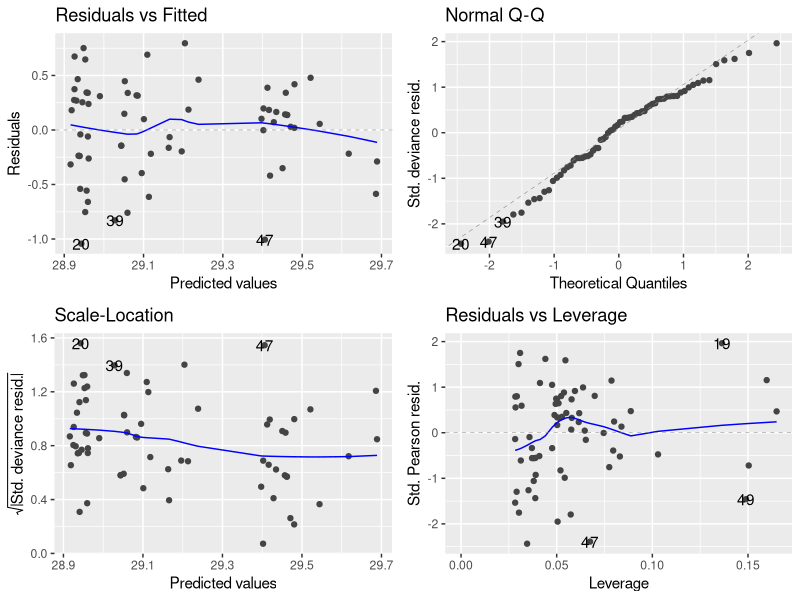
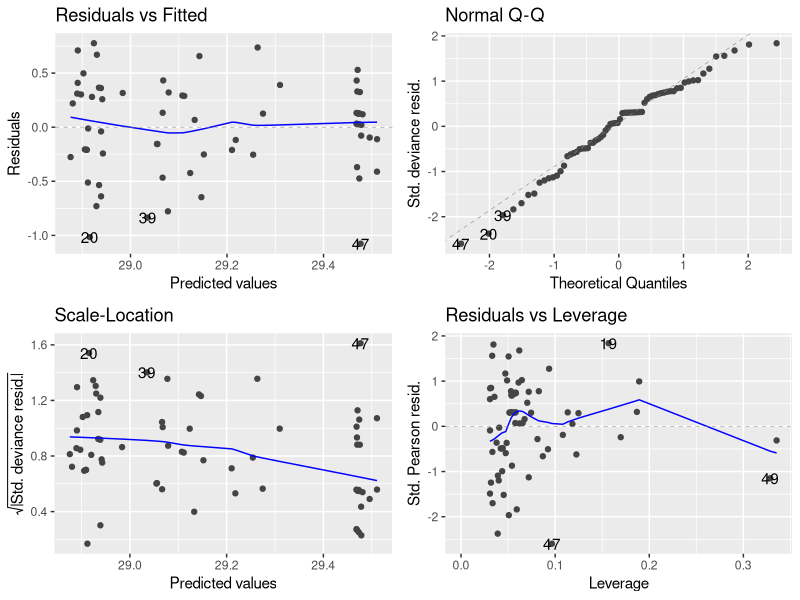
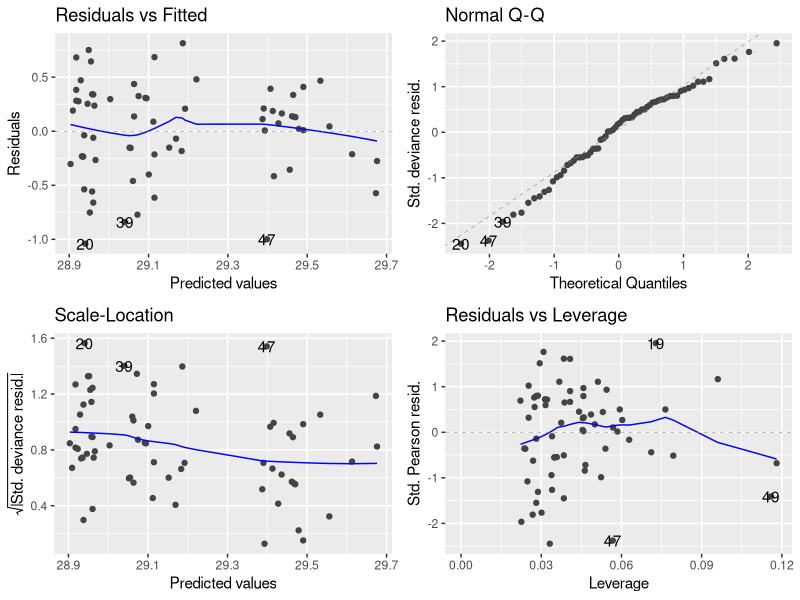
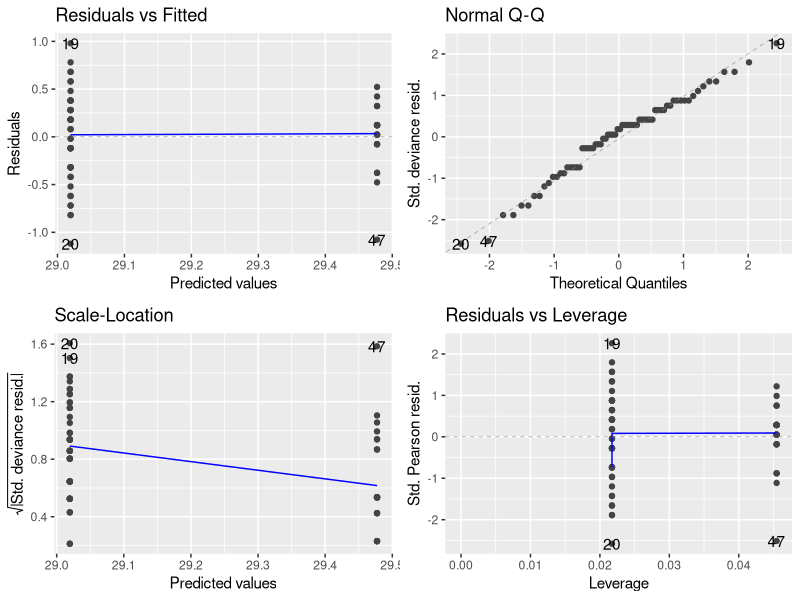
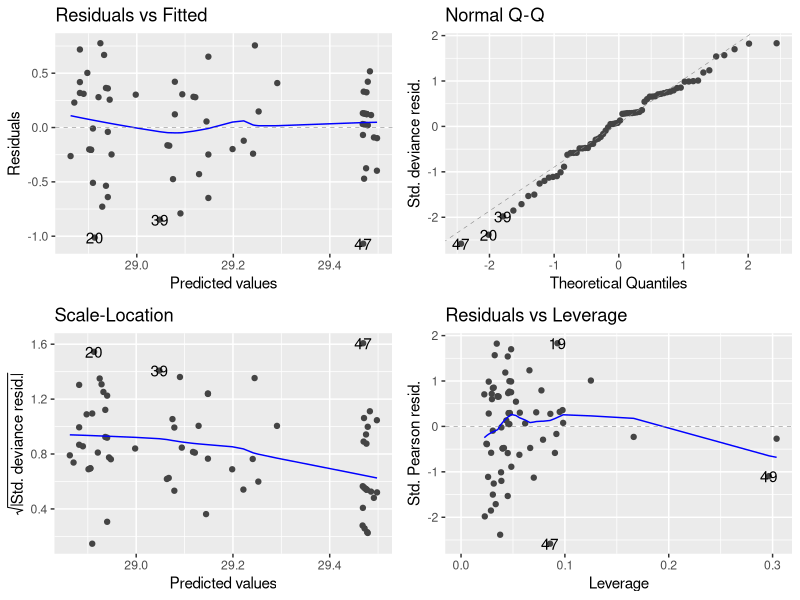

Write R code to recreate these figures, in order. (Note: this script raises an error after producing the figures.)
library(tidyverse)
library(lmtest)
library(ggfortify)
library(insight)
library(knitr)
data <- read.csv("Final_Project/data/CTM_data_analysis.csv")
data <- data[-c(69:72),]

###### Creation of models & asumption checking #######

mod1 <- glm(Temp_LOE ~ Species + Fork_Length_mm + Weight_g, data = data)
mod2 <- glm(Temp_LOE ~ Species * Fork_Length_mm + Weight_g, data = data)
mod3 <- glm(Temp_LOE ~ Species + Fork_Length_mm, data = data)
mod4 <- glm(Temp_LOE ~ Species, data = data)
mod5 <- glm(Temp_LOE ~ Species * Fork_Length_mm, data = data)   

summary(mod1)
summary(mod2)
summary(mod3)
summary(mod4)   #All good
summary(mod5)

NLL_mod1 <- logLik(mod1)
NLL_mod2 <- logLik(mod2)
NLL_mod3 <- logLik(mod3)
NLL_mod4 <- logLik(mod4)
NLL_mod5 <- logLik(mod5)

lrtest(mod1, mod2, mod3, mod4, mod5)

autoplot(mod1)
autoplot(mod2)
autoplot(mod3)
autoplot(mod4)
autoplot(mod5)    # All plots look good and normal and stuff

mod1_AIC = 2*(-NLL_mod1 - 5)
mod2_AIC = 2*(-NLL_mod2 - 5)
mod3_AIC = 2*(-NLL_mod3 - 4)
mod4_AIC = 2*(-NLL_mod4 - 3)
mod5_AIC = 2*(-NLL_mod4 - 4)

AIC_tbl <- data.frame(
                      NLL = c(NLL_mod1,NLL_mod2,NLL_mod3, NLL_mod4, NLL_mod5),
                      AIC = c(mod1_AIC, mod3_AIC, mod3_AIC, mod4_AIC, mod5_AIC))
AIC_tbl$delta <- AIC_tbl[,2] - mod1_AIC 

print(AIC_tbl)
write.csv(AIC_tbl, file = 'Final_Project/figures/AIC_Table.csv')  # a lot here is redundant
export_table(AIC_tbl)     #for printing
kable(AIC_tbl, format = 'latex')


data$level[47:68] <- as.factor(c(1))    #Also redundant?  idk, if it aint broke...
data$level[1:50] <- as.factor(c(3))

###### Generating Predictions and Plotting ######

newdata <- data.frame(Species = rep(c("Masu", "Ito"), length.out = 100),
                          Fork_Length_mm = seq(min(ito_data$Fork_Length_mm),
                                               max(ito_data$Fork_Length_mm),
                                               length.out = 100),
                          Weight_g = seq(min(ito_data$Weight_g),
                                         max(ito_data$Weight_g),
                                         length.out = 100))
# I looked up methods of predicting data and this seemed to be a reasonable one
newdata_mod2 <- newdata
newdata$Temp_LOE <- predict(mod1, newdata, type = 'response')
newdata_mod2$Temp_LOE <- predict(mod2, newdata, type = 'response')

ggplot(data, aes(x = Fork_Length_mm, y = Temp_LOE, color = Species)) + # Model 1
  geom_point(size = 3.5) + 
  geom_line(data = newdata, aes(x = Fork_Length_mm, y = Temp_LOE)) + 
  scale_color_brewer(palette = 'Dark2') +
  theme_classic() +
  xlab(label = "Fork Length") + 
  ylab(label = 'Temperature(C)') +
  theme(axis.title = element_text(size = 16),
        axis.text = element_text(size = 14))

ggplot(data, aes(x = Fork_Length_mm, y = Temp_LOE, color = Species)) + # Model 2
  geom_point(size = 3.5) + 
  geom_line(data = newdata_mod2, aes(x = Fork_Length_mm, y = Temp_LOE)) + 
  scale_color_brewer(palette = 'Dark2') +
  theme_classic() +
  xlab(label = "Fork Length") + 
  ylab(label = 'Temperature(C)') +
  theme(axis.title = element_text(size = 16),
        axis.text = element_text(size = 14))

###### Plotting the species models vs. the data ######

ito_data <- data[data$Species == 'Ito',] #Tried making models for each ind. spp
ito_data <- ito_data[-c(1),]
ito_mod1 <- glm(Temp_LOE ~ Weight_g + Fork_Length_mm, data = ito_data)
masu_data <- data[data$Species == 'Masu',]
masu_mod1 <- glm(Temp_LOE ~ Weight_g + Fork_Length_mm, data = data)

autoplot(ito_mod1)
autoplot(masu_mod1)

ito_NLL <- logLik(ito_mod1)
masu_NLL <- logLik(masu_mod1)

ito_AIC <- 2*(-ito_NLL - 4)
masu_AIC <- 2*(-masu_NLL - 4)


# plotting said spp. models
ggplot(ito_data, aes(x = Fork_Length_mm, y = Temp_LOE)) + 
  geom_point() +
  geom_smooth(method = 'glm', se = F) +
  ylab(label = "Temp(C)") +
  xlab(label = "Fork Length") +
  theme_classic() + 
  theme(axis.title = element_text(size = 16),
        axis.text = element_text(size = 14))
  

ggplot(masu_data, aes(x = Fork_Length_mm, y = Temp_LOE)) + 
  geom_point() + 
  geom_smooth(method = 'glm', se = F) +
  ylab(label = "Temp(C)") +
  xlab(label = "Fork Length") +
  theme_classic() + 
  theme(axis.title = element_text(size = 16),
        axis.text = element_text(size = 14))
  
# Making dataframe for prediction data

ito_newdata <- data.frame(Species = 'Ito',
                          Fork_Length_mm = seq(min(ito_data$Fork_Length_mm),
                            max(ito_data$Fork_Length_mm),
                            length.out = 100),
                          Weight_g = seq(min(ito_data$Weight_g),
                                     max(ito_data$Weight_g),
                                     length.out = 100))

masu_newdata <- data.frame(Species = 'Masu',
                           Fork_Length_mm = seq(min(masu_data$Fork_Length_mm),
                                               max(masu_data$Fork_Length_mm),
                                               length.out = 100),
                          Weight_g = seq(min(masu_data$Weight_g),
                                         max(masu_data$Weight_g),
                                         length.out = 100))

ito_newdata$Temp_LOE <- predict(ito_mod1, ito_newdata, type = 'response')
masu_newdata$Temp_LOE <- predict(masu_mod1, masu_newdata, type = 'response')

ggplot(data, aes(x = Fork_Length_mm, y = Temp_LOE, color = Species)) +
  geom_point(size = 2.5) + 
  geom_line(data = ito_newdata, aes(x = Fork_Length_mm, y = Temp_LOE)) + 
  geom_line(data = masu_newdata, aes(x = Fork_Length_mm, y = Temp_LOE)) + 
  scale_color_brewer(palette = 'Dark2')



##### Combine & compare ######
# Potentially unnecessary now, but is no longer extrapolating data, so idk.
data_edit <- data %>%
  select(-c('Trial', "Time_LOE"))

newdata$level <- 1

masu <- seq(69, 168, 2)
ito <- seq(70, 168, 2)
obs_pred <- rbind(data_edit, newdata)
obs_pred$level[1:46] <- 3
obs_pred$level[47:68] <- 1
obs_pred$level[ito] <- 2
obs_pred$level[masu] <- 4
obs_pred$level <- factor(obs_pred$level,
                         labels = c( 'Ito Obs', 'Ito Pred',
                                    'Masu Obs', 'Masu Pred'))

ggplot(obs_pred, aes(x = level, y = Temp_LOE,
                      group = level, fill = level)) + 
  geom_boxplot() +
  geom_point(position = position_jitter(width = 0.3), 
             alpha = 0.5) +
  scale_fill_brewer(palette = 'Paired') + 
  #xlab(label = 'Obs V. Pred. for Masu & Ito') + 
  ylab(label = "Temp(C)") +
  theme(
        axis.title = element_text(size = 16),
        axis.text = element_text(size = 14),
        axis.text.x  = element_blank(),
        axis.ticks.x = element_blank(),
        axis.title.x = element_blank())

###### Original CTMax code used for t test and analysis
#library(dplyr)
#library(ggplot2)


setwd("C:/Users/heref/Documents/Project stuff/LucasProject")
ctm_data <- read.csv("CTM_data_analysis.csv")
?t.test
Masu_ctm <- ctm_data$Temp_LOE[ctm_data$Species == "Masu"]
Ito_ctm <- ctm_data$Temp_LOE[ctm_data$Species == "Ito"]
t.test(Masu_ctm, Ito_ctm)

#

ctmnochar <- ctm_data[-c(ctm_data$Species == "Char"),]
ctmnochar <- subset(ctm_data, ctm_data$Species == "Masu" | 
                      ctm_data$Species == "Ito" | ctm_data$Species == "Rainbow"|
                      ctm_data$Species == "Brown")

#if (ctmnochar$Species == "Masu") {
#  ctmnochar$value <- 1}




?boxplot
boxplot(ctmnochar$Temp_LOE ~ ctmnochar$Species)
ggplot(data = ctm_data) + 
  geom_point(mapping = aes(x = Trial, y = Temp_LOE,
                           color = Species, size = 2))


mean(ctmnochar$Temp_LOE[ctmnochar$Species == 'Ito'])
sd(ctmnochar$Temp_LOE[ctmnochar$Species == 'Ito'])
mean(ctmnochar$Temp_LOE[ctmnochar$Species == 'Masu'])
sd(ctmnochar$Temp_LOE[ctmnochar$Species == 'Masu'])



# A really basic boxplot.




# to reorder the species
ctmnochar$Species <- factor(ctmnochar$Species, levels = c("Ito", "Masu", 'Rainbow', "Brown"))


ggplot(ctmnochar, aes(x=Species, y=Temp_LOE, fill = Species)) + 
  geom_boxplot() + 
  labs(#title = 'Critical Thermal Maxima',
    x = 'Species',
    y = 'Temperature(Celsius)') +
  theme_minimal() +
  theme(text = element_text(size = 20),
        #axis.text.x  = element_blank(),
        axis.ticks.x = element_blank(),
        axis.title.x = element_blank()) + 
  theme(legend.position = "none") 
#scale_fill_brewer(palette = 'Dark2')
#xlab("Species") + ylab("Temperature(Celsius)") +
#title('Critical Thermal Maxima')








###### Predicting weights and new data #######
# This is the code used for extrapolating for larger-bodied fish.
# I modified it to represent fish closer in size to what we tested, 
# but it is still defunct code.

ggplot(data, aes(x = Fork_Length_mm, y = Weight_g, color = Species)) + 
  geom_point(size = 3, alpha = 0.8) +
  scale_color_brewer(palette = 'Dark2') + 
  ylab(label = "Weight(g)") +
  xlab(label = 'Length(mm)') +
  theme(axis.title = element_text(size = 16),
        axis.text = element_text(size = 14))


lengthmod1 <- glm(Fork_Length_mm ~ Weight_g + Species, data = data)
pred_length <- data.frame(Species = 'Masu',
                          Fork_Length_mm = NaN,
                          Weight_g = rnorm(100,100,20))


pred_length$Species[51:100] <- 'Ito'
pred_length$Fork_Length_mm <- predict(lengthmod1, pred_length)

pred_data <- pred_length
pred_data$Temp_LOE <- NaN


pred_data$Temp_LOE  <- predict(mod1, pred_data)

ggplot(pred_data, aes(x = Species, y = Temp_LOE,
                      group = Species, fill = Species)) + 
  
  geom_boxplot() +
  geom_point(position = 'jitter', alpha = 0.5) +
  scale_fill_brewer(palette = 'Dark2') + 
  ylab(label = "Temp(C)") +
  theme(axis.title = element_text(size = 16),
        axis.text = element_text(size = 14),
        axis.text.x  = element_blank(),
        axis.ticks.x = element_blank(),
        axis.title.x = element_blank())

ggplot(data, aes(x = Species, y = Temp_LOE,
                 group = Species, fill = Species)) + 
  geom_boxplot() +
  geom_point(position = 'jitter', alpha = 0.5) +
  scale_fill_brewer(palette = 'Dark2') + 
  ylab(label = "Temp(C)") +
  theme_classic() + 
  theme(axis.title = element_text(size = 16),
        axis.text = element_text(size = 14),
        axis.text.x  = element_blank(),
        axis.ticks.x = element_blank(),
        axis.title.x = element_blank())


pred_data$level[1:50] <- 4
pred_data$level[51:100] <- 2
